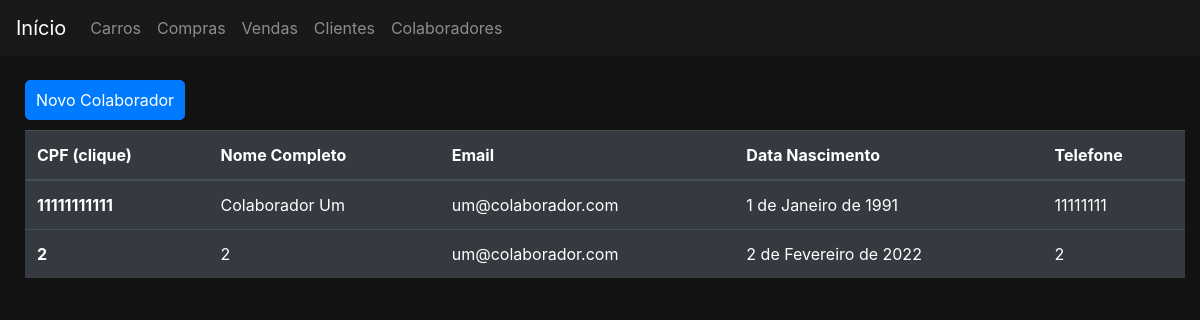
The app's page /colaboradores/, older data.
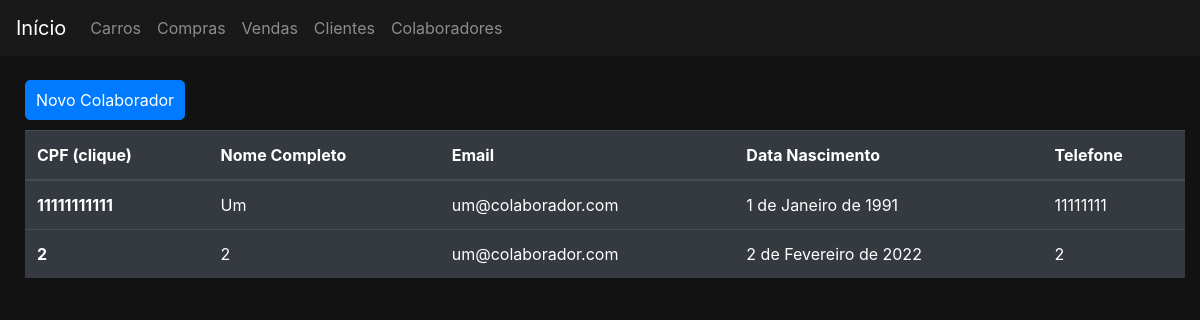
The same page, newer data.
### colaboradores/models.py (models this page shows)
class Colaborador(Pessoa):
    class Meta:
        verbose_name_plural = 'Colaboradores'
    ctps = models.IntegerField()
    pis = models.IntegerField()
    nomePai = models.CharField(max_length=50)
    nomeMae = models.CharField(max_length=50)
    tipoVinculo = models.CharField(max_length=20)
    cargoAtual = models.CharField(max_length=20)
    funcaoAtual = models.CharField(max_length=20)
    salarioAtual = models.DecimalField(max_digits=15, decimal_places=2)
    dataAdmissao = models.DateField()
    dataDesligamento = models.DateField(null=True)
    situacaoVinculo = models.CharField(max_length=20)

### colaboradores/views.py (the view)
# urls.py: path('', views.ColaboradoresListar.as_view(), name='listar'),
class ColaboradoresListar(ListView):
    model = Colaborador
    fields = '__all__'
    template_name = 'colaboradores/colaboradores.html'
    paginate_by = 8

### colaboradores/templates/colaboradores/colaboradores.html
{% extends 'base.html' %}
{% block pagination %}
    <div class="container">
        <div class="row">
            <div class="col-md-4">
                <a href=" {% url 'colaboradores:criar' %}" class="btn btn-primary botao">Novo Colaborador</a>
            </div>
            <div class="col-md-6">{{ block.super }}</div>
        </div>
    </div>
{% endblock %}
{% block 'body' %}
    <div class="container" >
        <div class="row">
            <div class="col-md">
                <table class="table table-dark">
                    <thead>
                        <tr>
                            <th scope="col">CPF (clique) </th>
                            <th scope="col">Nome Completo</th>
                            <th scope="col">Email</th>
                            <th scope="col">Data Nascimento</th>
                            <th scope="col">Telefone</th>
                        </tr>
                    </thead>
                    <tbody>
                        {% for colaborador in colaborador_list %}
                            <tr>
                                <th><a href="{% url 'colaboradores:detalhe' colaborador.pk %}">{{colaborador.cpf}}</a></th>
                                <td>{{colaborador.nomeCompleto}}</td>
                                <td>{{colaborador.email}}</td>
                                <td>{{colaborador.dataNascimento}}</td>
                                <td>{{colaborador.telefone}}</td>
                            </tr>
                        {% endfor %}
                    </tbody>
                </table>
            </div>
        </div>
    </div>
{% endblock %}

Row changes from the older to the newer data that the page shows:
changed Colaborador "1 de Janeiro de 1991": nomeCompleto "Colaborador Um" → "Um"
